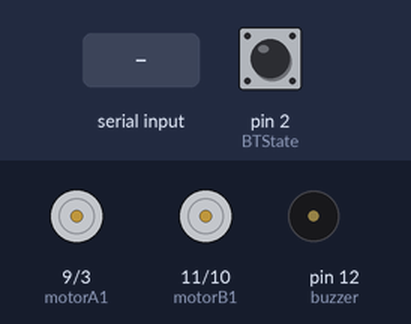
Simulated run of this sketch. Board: Arduino Uno, built with avr-gcc and run on an emulated ATmega328P. Shown: motor-driver pin pairs drawn as motors (green arrow = first pin HIGH = forward, orange = second pin HIGH = backward, longer = more drive), buzzer (waves = sounding, pin HIGH). The test bench sets the inputs (shaded band); at power-on: pin 2 (BTState) HIGH. What the sketch prints to the serial monitor is not drawn.

Above: at 1.2 s.
1.3 s: "F" received over Serial
At 2.5 s:
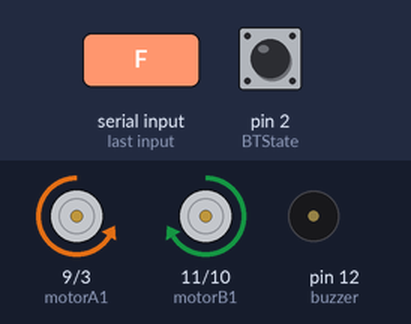
2.8 s: "I" received over Serial
At 3.7 s:
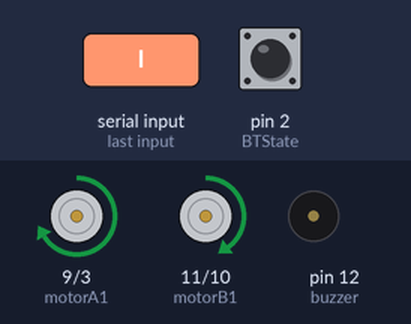
4.3 s: "G" received over Serial
At 4.8 s:
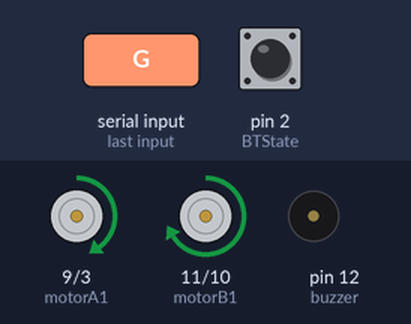
Timing chart, 0 to 7.3 s (numbered marks = the images above; inputs shaded):
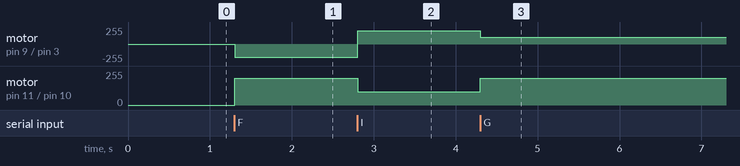

Measured:
- after the input at 1.3 s, motor on pin 9 (motorA1) / pin 3 (motorA2): stopped → backward 200/255 at once; motor on pin 11 (motorB1) / pin 10 (motorB2): stopped → forward 200/255 at once
- after the input at 2.8 s, motor on pin 9 (motorA1) / pin 3 (motorA2): backward 200/255 → forward 200/255 at once; motor on pin 11 (motorB1) / pin 10 (motorB2): forward 200/255 → forward 100/255 at once
- after the input at 4.3 s, motor on pin 9 (motorA1) / pin 3 (motorA2): forward 200/255 → forward 100/255 at once; motor on pin 11 (motorB1) / pin 10 (motorB2): forward 100/255 → forward 200/255 at once

The sketch:

carrinho_BT.ino
```cpp
//08-09-2017 FINALIZADO COM SUCESSO
//Michael Moraes Sabino
//estuartyy@gmail.com

// Definição dos pinos para a utilização da ponte H ou Driver L298N.
//MOTOR A
const int motorA1  = 9;   // Motor lado esquerdo
const int motorA2  = 3;   // Motor lado esquerdo

//MOTOR B
const int motorB1  = 11;  // Motor lado direito
const int motorB2  = 10;  // Motor lado direito

const int buzzer = 12 ;   // Pino 13 como pino do Buzzer ou (buzina).
const int BTState = 2; // Pino 2 como o pino de comunicação do Bluetooth.

int i = 0; // VariáveL
int j = 0;  // VariáveL
int state_rec; //variavel para armazenamento de dados.
int vSpeed = 200;   // Define velocidade padrão 0 a 255.
char state; //state recebe os caracteres do celular

void setup()
{
  // Inicializa as portas como entrada e saída.
  pinMode(motorA1, OUTPUT);
  pinMode(motorA2, OUTPUT);
  pinMode(motorB1, OUTPUT);
  pinMode(motorB2, OUTPUT);
  pinMode(buzzer, OUTPUT);
  pinMode(BTState, INPUT);

  Serial.begin(9600); // Inicializa o Monitor Serial 9600.
}

void loop()
{
  // Para o carrinho quando a conexão com Bluetooth é desconectada.
  if (digitalRead(BTState) == LOW)
  {
    state_rec = 'S';
  }

  // Salva os valores da variável 'state'
  if (Serial.available() > 0)
  {
    state_rec = Serial.read();
    state = state_rec;
    //Serial.println(vSpeed); //mostra na serial a velocidade
  }

  // Altera a velocidade de acordo com valores especificados.
  if (state == '0')
  {
    vSpeed = 0;
  }
  else if (state == '4')
  {
    vSpeed = 100;
  }
  else if (state == '6') {
    vSpeed = 155;
  }
  else if (state == '7')
  {
    vSpeed = 180;
  }
  else if (state == '8')
  {
    vSpeed = 200;
  }
  else if (state == '9')
  {
    vSpeed = 230;
  }
  else if (state == 'q')
  {
    vSpeed = 255;
  }

  if (state != 'S')
  {
    Serial.print(state);
  }

   if (state == 'F')
   {   // Se o estado recebido for igual a 'F', o carro se movimenta para frente.
    analogWrite(motorA1, 0);
    analogWrite(motorA2, vSpeed);
    analogWrite(motorB1, vSpeed);
    analogWrite(motorB2, 0);
  }

    else if (state == 'I')
    {  // Se o estado recebido for igual a 'G', o carro se movimenta para Frente Esquerda.
    analogWrite(motorA1, vSpeed);
    analogWrite(motorA2, 0);
    analogWrite(motorB1, 100);
    analogWrite(motorB2, 0);
  }

    else if (state == 'G')
    {   // Se o estado recebido for igual a 'I', o carro se movimenta para Frente Direita.
    analogWrite(motorA1, 100);
    analogWrite(motorA2, 0);
    analogWrite(motorB1, vSpeed);
    analogWrite(motorB2, 0);
  }

  else if (state == 'R')
  { // Se o estado recebido for igual a 'R', o carro se movimenta para direita.
    analogWrite(motorA1, 0);
    analogWrite(motorB1, 0);
    analogWrite(motorB2, vSpeed);
    analogWrite(motorA2, vSpeed);
  }

   else if (state == 'H')
   {  // Se o estado recebido for igual a 'H', o carro se movimenta para Trás Esquerda.
    analogWrite(motorA1, 0);
    analogWrite(motorA2, vSpeed);
    analogWrite(motorB1, 0);
    analogWrite(motorB2, 100);
  }

  else if (state == 'J')
  {  // Se o estado recebido for igual a 'J', o carro se movimenta para Trás Direita.
    analogWrite(motorA1, 0);
    analogWrite(motorA2, 100);
    analogWrite(motorB1, 0);
    analogWrite(motorB2, vSpeed);
  }

  else if (state == 'L')
  {  // Se o estado recebido for igual a 'L', o carro se movimenta para esquerda.
    analogWrite(motorB1, vSpeed);
    analogWrite(motorA1, vSpeed);
    analogWrite(motorA2, 0);
    analogWrite(motorB2, 0);
  }

  else if (state == 'B')
  {    // Se o estado recebido for igual a 'B', o carro se movimenta para trás.
    analogWrite(motorA1, vSpeed);
    analogWrite(motorA2, 0);
    analogWrite(motorB1, 0);
    analogWrite(motorB2, vSpeed);
  }
  else if (state == 'S')
  {   // Se o estado recebido for igual a 'S', o carro permanece parado.
    analogWrite(motorA1, 0);
    analogWrite(motorA2, 0);
    analogWrite(motorB1, 0);
    analogWrite(motorB2, 0);
  }

  else if (state == 'V')
  { // Se o estado recebido for iguala 'V', aciona a buzina.
    if (j == 0)
    {
      tone(buzzer, 1000);
      j = 1;
    }
    else if (j == 1)
    {
      noTone(buzzer);
      j = 0;
    }
    state = 'n';
  }
}
```
